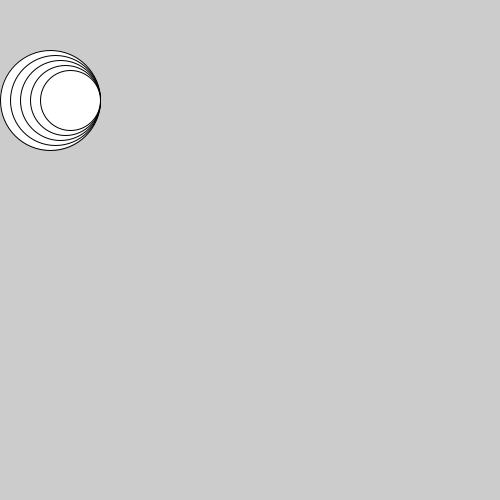
Frame 1 (no input)
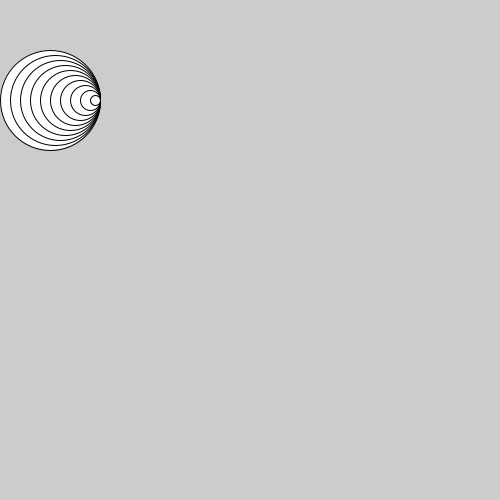
Frame 2 (the mouse pressed at the canvas centre, redrawn once)

The Processing sketch that drew these frames (run headless with seeded random() and noise(); the mouse was pressed at the canvas centre and the sketch redrawn once):

// Processing sketch: H09_Opd6
// ── H09_Opd6.pde
int grootteCirkel = 100;

// Applet
void setup() {
size(500, 500);
}


// 5 cirkels
void draw() {
for(int i = 0; i < 5; i++) {
  ellipse(100 - grootteCirkel / 2, 100, grootteCirkel, grootteCirkel);
  grootteCirkel -= 10;
  noLoop();
}
}
